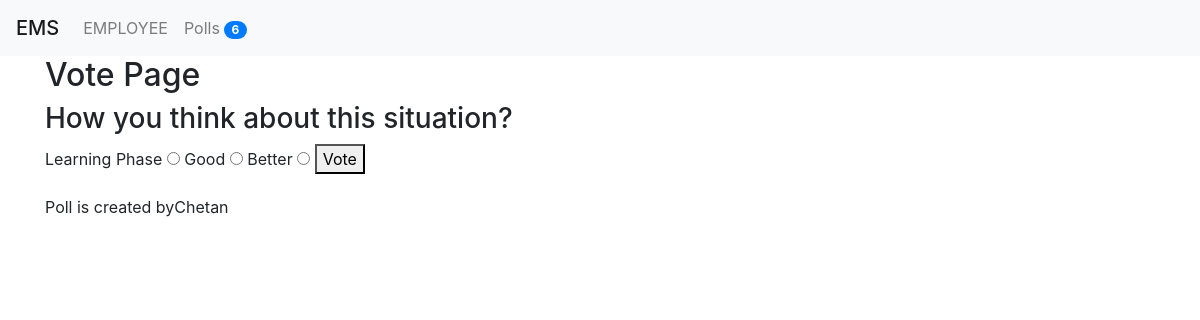
Screenshot of /3/ with the database file from the repository.
### poll/models.py (models this page shows, shortened)
class Question(models.Model):
    title=models.TextField(null=True,blank=True)
    status=models.CharField(max_length=10)
    created_by=models.ForeignKey(User,null=True,blank=True,on_delete=models.CASCADE)
    created_at=models.DateTimeField(auto_now_add=True)
    updated_at=models.DateTimeField(auto_now=True)
    @property
    def choices(self):
        return self.choice_set.all()

class Choice(models.Model):
    question=models.ForeignKey(Question,on_delete=models.CASCADE)
    text = models.TextField(null=True,blank=True)
    created_at = models.DateTimeField(auto_now_add=True)
    updated_at = models.DateTimeField(auto_now=True)

### poll/views.py (the view, shortened to what this page needs)
# urls.py: path('',include('poll.urls')),
def poll(request,id=None):
    if request.method =="GET":
        try:
            question=Question.objects.get(id=id)
        except:
            raise Http404
        context={}
        context['question']=question
        return render(request,'ems/poll.html',context)

### poll/context_processor.py (called while the page is built)
def polls_count(request):
    count = Question.objects.count()
    return {"polls_count":count}

### poll/templatetags/poll_extras.py (called while the page is built)
def upper(value):
    return value.upper()

### ems/templates/ems/poll.html (shortened to what this page needs)
{% extends 'ems/base.html' %}
{% block content %}
<h2> Vote Page</h2>
<h3>{{question.title}}</h3>
<form method="POST" >
{% for choice in question.choices %}
    <label>{{choice.text}}</label>
    <input type="radio" name="choice" value="{{choice.id}}">
{% empty %}
<p> There is no choice available for this question.</p>
{% endfor %}
    <button type="submit" value="Vote">Vote</button>
</form>
<p>Poll is created by{{question.created_by.first_name}}</p>
{% endblock %}

### rows the page displays
Question: title "How you think about this situation?", created_by.first_name "Chetan"
Choice: text "Learning Phase"
Choice: text "Good"
Choice: text "Better"

### other values shown
{{ "employee" | upper }} "EMPLOYEE"
{{ polls_count }} "6"
